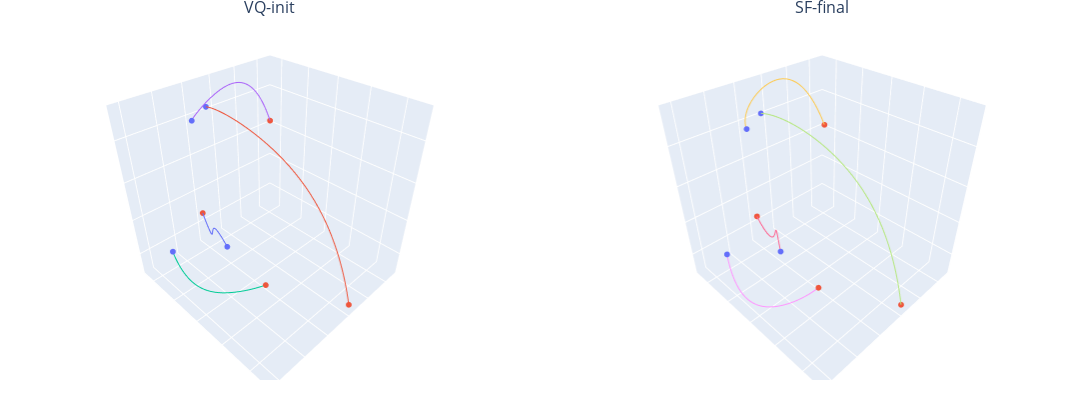

Notebook cell for this chart:
### Code cell
idx = 42
print(idx)

x_traj_init, y_traj_init, z_traj_init = c_pred.reshape(-1, 3, num_agent, 11)[idx] @ diff_opt.P.mT

x_traj = primal_sol_x.reshape(-1, num_agent, 11)[idx] @ diff_opt.P.mT
y_traj = primal_sol_y.reshape(-1, num_agent, 11)[idx] @ diff_opt.P.mT
z_traj = primal_sol_z.reshape(-1, num_agent, 11)[idx] @ diff_opt.P.mT

multiviz_trajs(
    th.stack([x_traj_init, x_traj], dim=0).cpu().detach().numpy(), 
    th.stack([y_traj_init, y_traj], dim=0).cpu().detach().numpy(), 
    th.stack([z_traj_init, z_traj], dim=0).cpu().detach().numpy(), 
    nrows=1, ncols=2, num_agents=num_agent, height=400, width=1300, titles=["VQ-init", "SF-final"]
)
